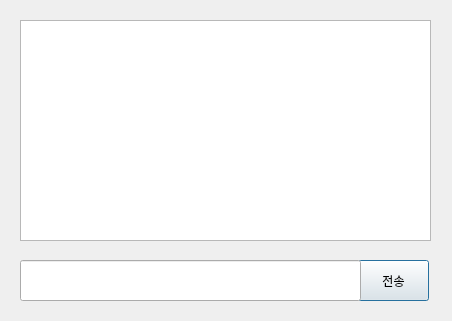
<?xml version="1.0" encoding="UTF-8"?>
<ui version="4.0">
 <class>chat</class>
 <widget class="QDialog" name="chat">
  <property name="geometry">
   <rect>
    <x>0</x>
    <y>0</y>
    <width>452</width>
    <height>321</height>
   </rect>
  </property>
  <property name="windowTitle">
   <string>Dialog</string>
  </property>
  <widget class="QTextBrowser" name="textBrowser">
   <property name="geometry">
    <rect>
     <x>20</x>
     <y>20</y>
     <width>411</width>
     <height>221</height>
    </rect>
   </property>
  </widget>
  <widget class="QPushButton" name="pushButton">
   <property name="geometry">
    <rect>
     <x>358</x>
     <y>260</y>
     <width>71</width>
     <height>41</height>
    </rect>
   </property>
   <property name="text">
    <string>전송</string>
   </property>
  </widget>
  <widget class="QLineEdit" name="lineEdit">
   <property name="geometry">
    <rect>
     <x>20</x>
     <y>260</y>
     <width>341</width>
     <height>41</height>
    </rect>
   </property>
  </widget>
 </widget>
 <resources/>
 <connections/>
</ui>
